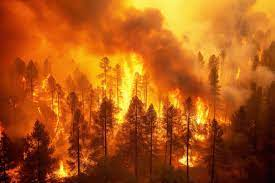
#> input picture Tests/fire.jfif, 275 x 183 px
$ jupyter execute --allow-errors classification.ipynb
#> lines starting #> are read from the running program, lines starting #| are printed output that depends on the picture; after the words box and inside, x2 and y2 are one past the last pixel; in counts of white or black regions, pixels touching at a corner belong together
[cell 1]
from PIL import Image
from torchfusion_utils.fp16 import convertToFP16
from torchfusion_utils.initializers import *
from torchfusion_utils.metrics import Accuracy
from torchfusion_utils.models import load_model,save_model

[cell 2]
import time
import torch
import torch.nn as nn
import torch.nn.functional as F
import torchvision
from torchvision import datasets, transforms, models
import numpy as np
import matplotlib.pyplot as plt
import matplotlib.pyplot as plt
from torch.autograd import Variable

#> (a cell that did not finish here is left out)

#> (a cell that did not finish here is left out)

[cell 5]
import torch
import torch.nn as nn
from torchvision import models
from torch.optim.lr_scheduler import MultiStepLR
from torch.utils.data import DataLoader
from torch.cuda.amp import GradScaler, autocast

#> (the rest of this cell did not finish here and is left out)

[cell 6]
# n_epochs = 20
# model = model_training_and_validation_loop(Model, n_epochs, 'fire-flame.pt')
import os
save_path = 'Models/fire-flame.pt'
#> (the rest of this cell did not finish here and is left out)

#> (a cell that did not finish here is left out)

[cell 8]
# img_path ='3.jpeg'
img_path = 'Tests/fire.jfif'

[cell 9]
import torch
from torch.autograd import Variable
from torchvision import transforms
from PIL import Image
import matplotlib.pyplot as plt

# [37 lines of commented-out code are left out]

def inference_function_gpu(img_path):
    def image_display(img_path):
#> called with img_path = 'Tests/fire.jfif'
        plt.figure(figsize=(30, 6))
        plt.imshow(Image.open(img_path))
        plt.yticks([])
        plt.xticks([])
        plt.show()
        return 'Image of:'

    def model_inference_results():
        transformer = transforms.Compose([
            transforms.Resize(225),
            transforms.CenterCrop(224),
            transforms.ToTensor(),
            transforms.Normalize([0.5, 0.5, 0.5], [0.5, 0.5, 0.5])
        ])

        # Load the model to CPU
        device = torch.device("cpu")

        img = Image.open(img_path)
        img_processed = transformer(img).unsqueeze(0)
        img_var = Variable(img_processed, requires_grad=False).to(device)

        # Load the model to CPU
        load_saved_model = torch.load('Models/fire-flame.pt', map_location=device)
        load_saved_model = load_saved_model.to(device)

        load_saved_model.eval()
        logp = load_saved_model(img_var)
        expp = torch.softmax(logp, dim=1)
        confidence, clas = expp.topk(1, dim=1)
        class_name = ('Fire', 'Neutral', 'Smoke')

        return f'Class: {class_name[clas]}', f'Confidence score: {confidence.item()}'

    return (image_display(img_path), *model_inference_results())

[cell 10]
inference_function_gpu(img_path)
#> (the call stopped at in model_inference_results, `transformer = transforms.Compose([ transforms.Resize(225), transforms...`: torchvision is not available in this run)

[cell 11]
import cv2
import numpy as np
import matplotlib.pyplot as plt

# Load the original image
image_path = 'Tests/noisy.jfif'
image = cv2.imread(image_path)
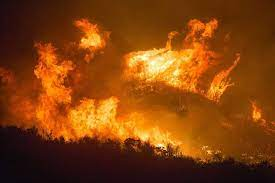
#> input picture Tests/noisy.jfif, 275 x 183 px
#> image is the input picture: shape (183, 275, 3); mean B, G, R 12.7, 64.5, 130.3

# Denoise the image
dst = cv2.fastNlMeansDenoisingColored(image, None, 6, 13, 7, 21)

# Create a sharpening kernel
kernel = np.array([[-1, -1, -1], [-1, 9, -1], [-1, -1, -1]])

# Scale the kernel for stronger sharpening
sharpening_factor = 0.7
sharpening_kernel = kernel * sharpening_factor

# Apply sharpening using the filter2D function on the denoised image
sharpened_image = cv2.filter2D(dst, -1, sharpening_kernel)
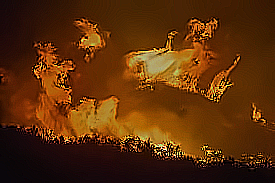
#> sharpened_image: shape (183, 275, 3); mean B, G, R 9, 45.9, 91.4

cv2.imwrite('Results/sharpened_image.jpg', sharpened_image)
cv2.imwrite('Results/denoised_image.jpg', dst)

# Display the original, denoised, and sharpened images side by side
row, col = 1, 3
fig, axs = plt.subplots(row, col, figsize=(20, 10))
fig.tight_layout()

axs[0].imshow(cv2.cvtColor(image, cv2.COLOR_BGR2RGB))
axs[0].set_title('Original Image')

axs[1].imshow(cv2.cvtColor(dst, cv2.COLOR_BGR2RGB))
axs[1].set_title('Denoised Image')

axs[2].imshow(cv2.cvtColor(sharpened_image, cv2.COLOR_BGR2RGB))
axs[2].set_title('Sharpened Image')

plt.show()

[cell 12]
import cv2
import numpy as np
import matplotlib.pyplot as plt

# Load image
image_path = 'Tests/low_contrast.jfif'
original_image = cv2.imread(image_path)
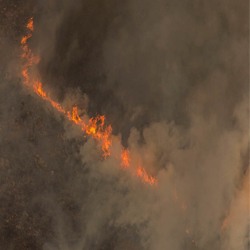
#> input picture Tests/low_contrast.jfif, 250 x 250 px
#> original_image is the input picture: shape (250, 250, 3); mean B, G, R 58.7, 76.3, 96.2

# Resize
target_size = (300, 300)
resized_image = cv2.resize(original_image, target_size)

# Convert to float32
float_image = resized_image.astype(np.float32)

# Normalize
normalized_image = cv2.normalize(float_image, None, 0, 255, cv2.NORM_MINMAX)
contrast_stretched_image = normalized_image.astype(np.uint8)

# Display images with labels using matplotlib
plt.figure(figsize=(10, 5))

# Original Image
plt.subplot(1, 2, 1)
plt.imshow(cv2.cvtColor(original_image, cv2.COLOR_BGR2RGB))
plt.title('Original Image')
plt.axis('off')

# Contrast-Stretched Image
plt.subplot(1, 2, 2)
plt.imshow(cv2.cvtColor(contrast_stretched_image, cv2.COLOR_BGR2RGB))
plt.title('Contrast-Stretched Image')
plt.axis('off')

plt.show()
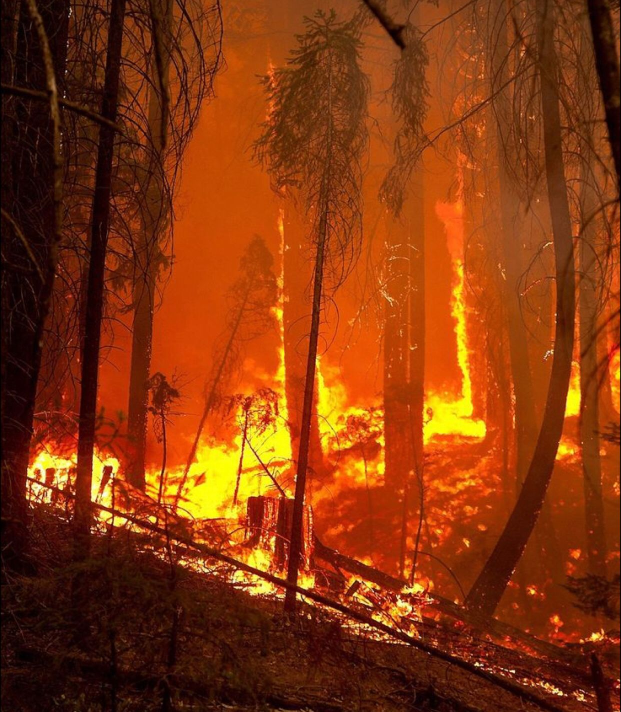
#> input picture Tests/3.jpeg, 1242 x 1423 px (shown at 1/2 size)
#> further down, original_image is the input picture: shape (1423, 1242, 3); mean B, G, R 12.9, 54.2, 132.1

[cell 13]
import cv2
import numpy as np
import matplotlib.pyplot as plt

def selective_colorization(image, color_to_keep):
    # Convert the image to the LAB color space
#> called with color_to_keep = (0, 128, 128)
    lab_image = cv2.cvtColor(image, cv2.COLOR_BGR2LAB)
#> lab_image: shape (1423, 1242, 3); mean of channels 0, 1, 2 83.7, 158.1, 164.8

    # Split the LAB image into L, A, and B channels
    l_channel, a_channel, b_channel = cv2.split(lab_image)
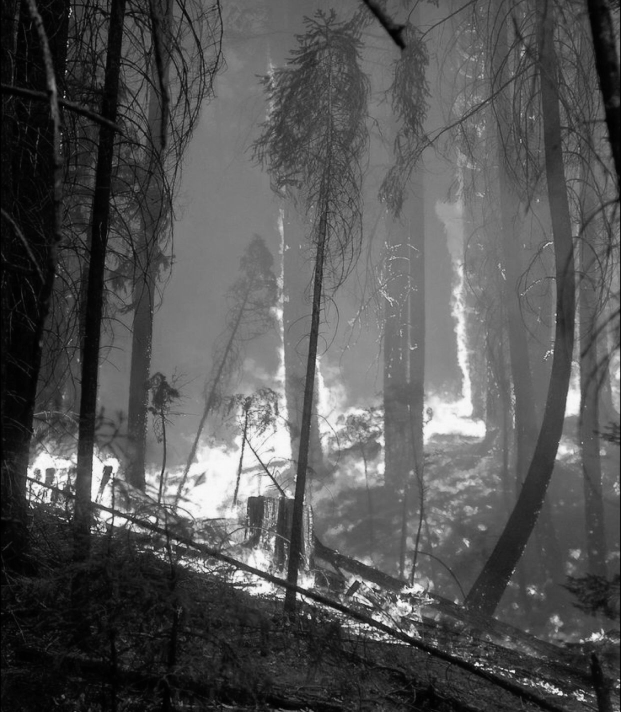
#> l_channel: shape (1423, 1242) (shown at 1/2 size); min 0, max 254, mean 83.7
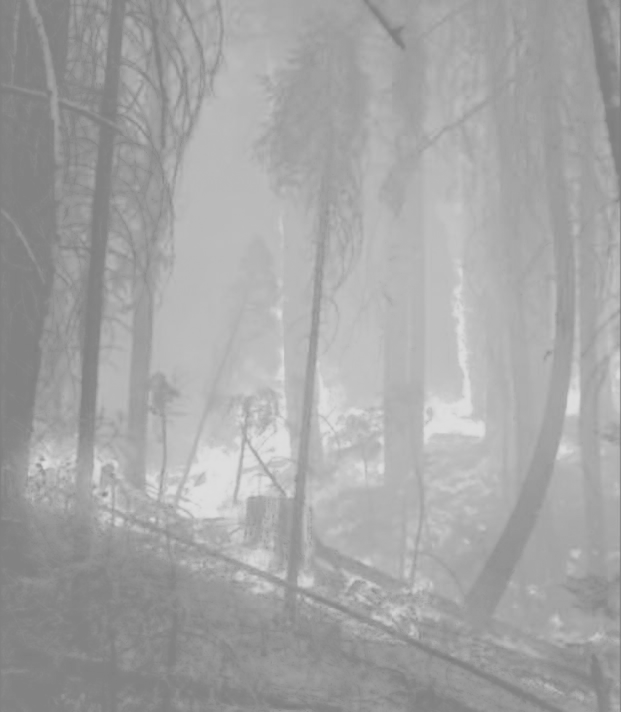
#> b_channel: shape (1423, 1242) (shown at 1/2 size); min 124, max 223, mean 164.8

    # Create a mask for the color to keep
    color_mask = cv2.inRange(lab_image, color_to_keep, color_to_keep)
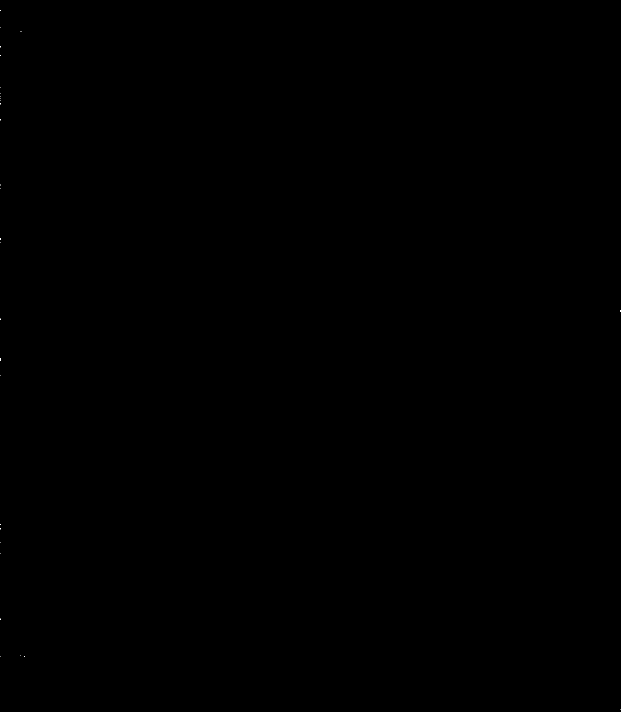
#> color_mask: shape (1423, 1242) (shown at 1/2 size); 0% white in thin lines or dots

    # Set non-matching pixels to grayscale in the L channel
    l_channel[color_mask == 0] = 128
#> l_channel: shape (1423, 1242); values 0 (black) and 128 (white), 100% white; black in thin lines or dots

    # Merge the channels back together
    colorized_image = cv2.merge([l_channel, a_channel, b_channel])
#> colorized_image: shape (1423, 1242, 3); mean of channels 0, 1, 2 128, 158.1, 164.8

    # Convert the colorized image back to BGR
    colorized_image = cv2.cvtColor(colorized_image, cv2.COLOR_LAB2BGR)
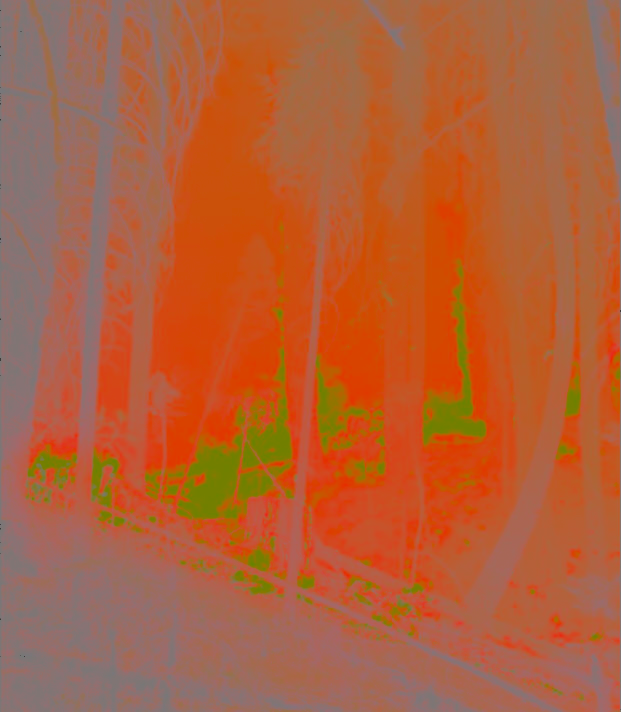
#> colorized_image: shape (1423, 1242, 3) (shown at 1/2 size); mean B, G, R 56.1, 95.3, 177.6

    return colorized_image

# Example: Keep the color corresponding to red
image_path = 'Tests/3.jpeg'
original_image = cv2.imread(image_path)

# Define the color range for red in LAB space
color_to_keep = (0, 128, 128)

# Apply selective colorization
colorized_image = selective_colorization(original_image, color_to_keep)

# Save the result in the same directory
result_path = 'Results/selective_colorized_image.jpg'
cv2.imwrite(result_path, colorized_image)

# Display the original and colorized images
plt.figure(figsize=(12, 6))
plt.subplot(1, 2, 1)
plt.imshow(cv2.cvtColor(original_image, cv2.COLOR_BGR2RGB))
plt.title('Original Image')

plt.subplot(1, 2, 2)
plt.imshow(cv2.cvtColor(colorized_image, cv2.COLOR_BGR2RGB))
plt.title('Selective Colorization')

plt.show()

[cell 14]
import cv2
import numpy as np
import matplotlib.pyplot as plt


def color_filter(image, lower_bound, upper_bound):
    hsv_image = cv2.cvtColor(image, cv2.COLOR_BGR2HSV)
#> hsv_image: shape (1423, 1242, 3); mean H, S, V 15.6, 229.6, 132.1
    mask = cv2.inRange(hsv_image, lower_bound, upper_bound)
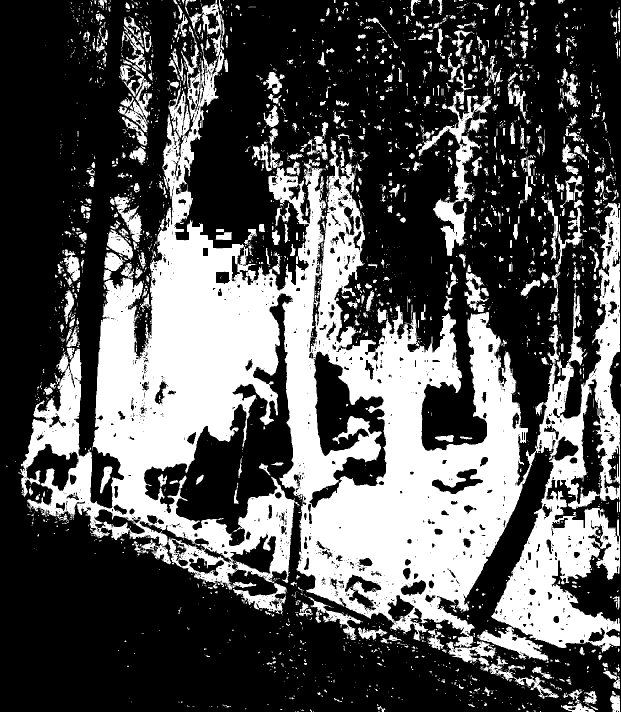
#> mask: shape (1423, 1242) (shown at 1/2 size); 33.7% white; 3029 white regions (2429 under 20 px), largest, box (x1, y1, x2, y2) and area: (36, 87, 1240, 1305) 489029, (837, 138, 983, 512) 9836, (954, 1253, 1097, 1322) 3487
    result = cv2.bitwise_and(image, image, mask=mask)
    return result
img_path = '3.jpeg'
image = cv2.imread(img_path)

# Example: Enhance red colors
lower_red = np.array([0, 100, 100])
upper_red = np.array([10, 255, 255])

filtered_image = color_filter(image, lower_red, upper_red)

# Display the original and filtered images
plt.figure(figsize=(12, 6))
plt.subplot(1, 2, 1)
plt.imshow(cv2.cvtColor(image, cv2.COLOR_BGR2RGB))
plt.title('Original Image')

plt.subplot(1, 2, 2)
plt.imshow(cv2.cvtColor(filtered_image, cv2.COLOR_BGR2RGB))
plt.title('Filtered Image')

plt.show()
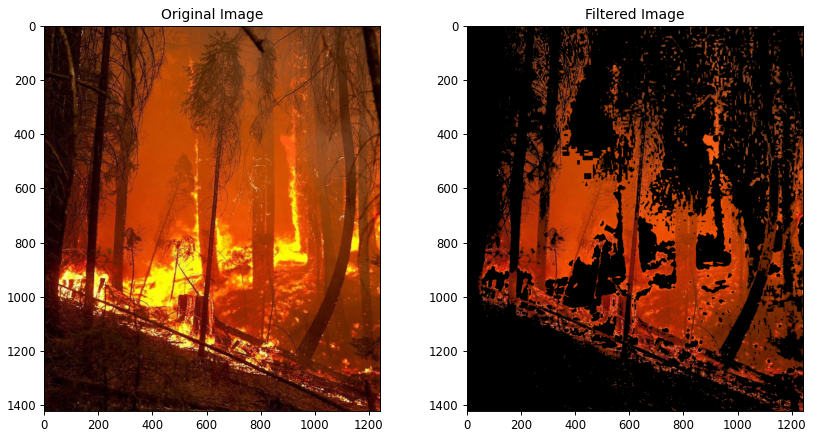
#> figure drawn by matplotlib, 2 panels
